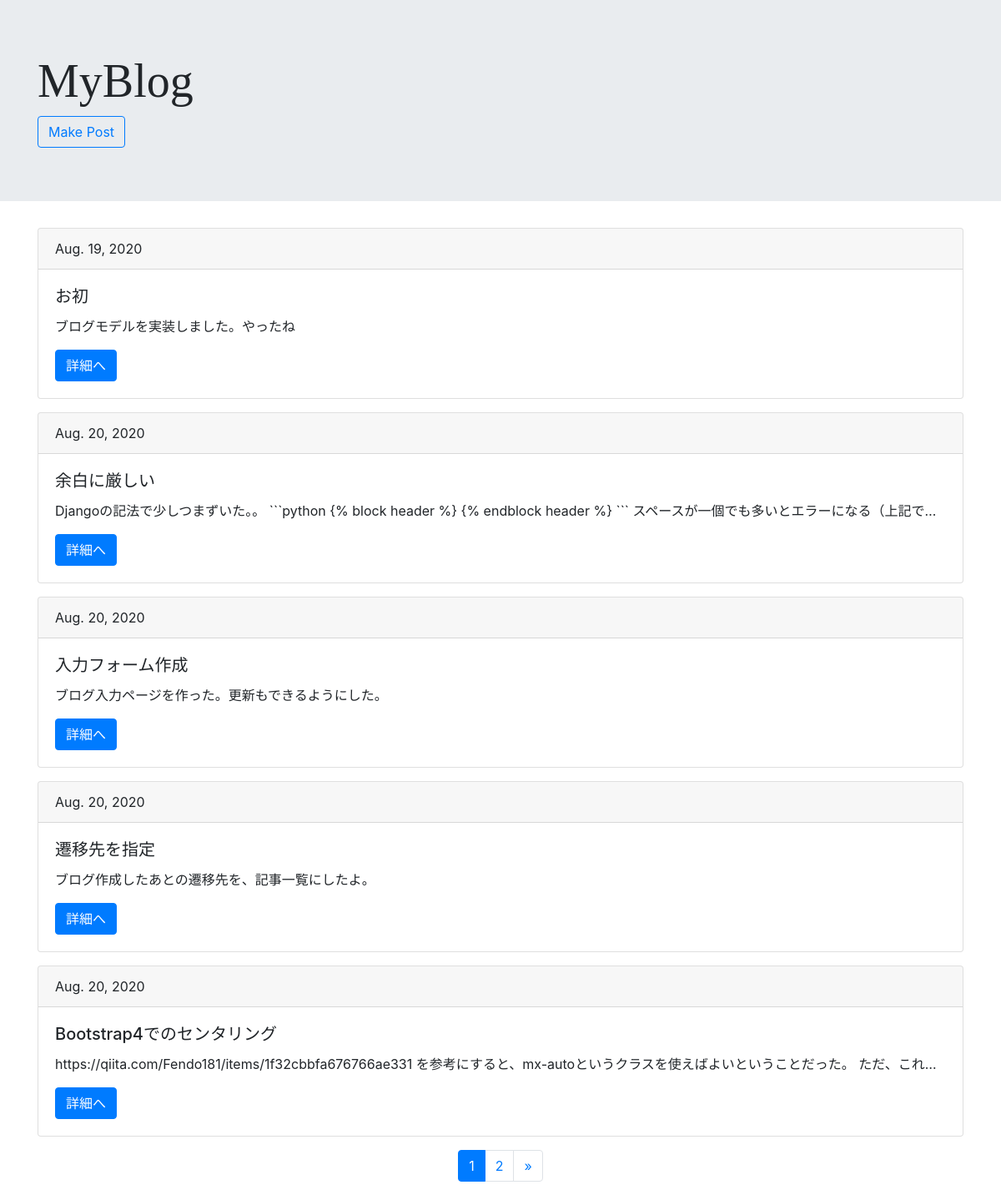
Page /list/ on the committed database.
### blogpost/models.py (models this page shows, shortened)
class BlogModel(models.Model):
    title = models.CharField(max_length=100)
    content = models.TextField()
    postdate = models.DateField(auto_now_add=True)
    category = models.CharField(
        max_length=50,
        choices= CATEGORY
    )

### blogpost/views.py (the view)
# urls.py: path('list/', BlogList.as_view(), name='list'), #classなのでas_view()
class BlogList(ListView):
    template_name = 'list.html'
    model = BlogModel
    paginate_by = 5

### templates/list.html
{% extends 'base.html' %}
{% block header %}
<div class="jumbotron jumbotron-fluid bg-gradient-secondary">
  <div class="container">
    <h1 class="display-4" style='font-family:fantasy'>MyBlog</h1>
    <a href='{% url 'create' %}' class='btn btn-outline-primary'>Make Post</a>
  </div>
</div>
{% endblock header %}
{% block content %}
    <div class='container'>
    {% for item in object_list %}
    <div class="card bg-gradient-light mb-3">
        <div class="card-header">{{ item.postdate}}</div>
        <div class="card-body">
          <h5 class="card-title">{{ item.title }}</h5>
          <p class="card-text text-truncate">{{ item.content }}</p>
          <a href="{% url 'detail' item.pk %}" class='btn btn-primary'>詳細へ</a>
        </div>
    </div>
    {% endfor %}
    {% include 'pagination.html' %}
    </div>
{% endblock content %}

### rows in the picture
BlogModel: postdate "Aug. 19, 2020", title "お初", content "ブログモデルを実装しました。やったね"
BlogModel: postdate "Aug. 20, 2020", title "余白に厳しい", content "Djangoの記法で少しつまずいた。。 ```python {% block header %} {% endblock header %} ``` スペースが一個でも多いとエラーになる（上記で…"
BlogModel: postdate "Aug. 20, 2020", title "入力フォーム作成", content "ブログ入力ページを作った。更新もできるようにした。"
BlogModel: postdate "Aug. 20, 2020", title "遷移先を指定", content "ブログ作成したあとの遷移先を、記事一覧にしたよ。"
BlogModel: postdate "Aug. 20, 2020", title "Bootstrap4でのセンタリング", content "https://qiita.com/Fendo181/items/1f32cbbfa676766ae331 を参考にすると、mx-autoというクラスを使えばよいということだった。 ただ、これ…"

### other values in the picture
{{ num }} "1"
{{ num }} "2"
